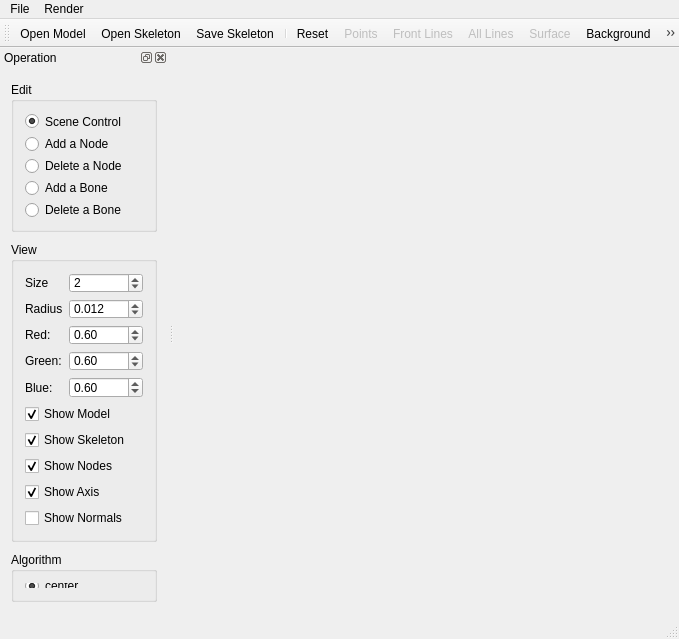
<?xml version="1.0" encoding="UTF-8"?>
<ui version="4.0">
 <class>mainwindowClass</class>
 <widget class="QMainWindow" name="mainwindowClass">
  <property name="geometry">
   <rect>
    <x>0</x>
    <y>0</y>
    <width>679</width>
    <height>639</height>
   </rect>
  </property>
  <property name="windowTitle">
   <string>Mesh Skeleton Tool</string>
  </property>
  <property name="windowIcon">
   <iconset resource="mainwindow.qrc">
    <normaloff>:/mainwindow/main.png</normaloff>:/mainwindow/main.png</iconset>
  </property>
  <widget class="QWidget" name="centralWidget">
   <layout class="QGridLayout" name="gridLayout"/>
  </widget>
  <widget class="QMenuBar" name="menuBar">
   <property name="geometry">
    <rect>
     <x>0</x>
     <y>0</y>
     <width>679</width>
     <height>23</height>
    </rect>
   </property>
   <widget class="QMenu" name="menuFile">
    <property name="title">
     <string>File</string>
    </property>
    <widget class="QMenu" name="menuRecent_Models">
     <property name="title">
      <string>Recent Models</string>
     </property>
    </widget>
    <widget class="QMenu" name="menuRecent_Skeletons">
     <property name="title">
      <string>Recent Skeletons</string>
     </property>
    </widget>
    <addaction name="actionOpen_Model"/>
    <addaction name="actionOpen_Skeleton"/>
    <addaction name="actionSave_Skeleton"/>
    <addaction name="separator"/>
    <addaction name="menuRecent_Models"/>
    <addaction name="menuRecent_Skeletons"/>
    <addaction name="separator"/>
    <addaction name="actionExit"/>
   </widget>
   <widget class="QMenu" name="menuRender">
    <property name="title">
     <string>Render</string>
    </property>
    <addaction name="actionPointsMode"/>
    <addaction name="actionFrontLinesMode"/>
    <addaction name="actionAllLinesMode"/>
    <addaction name="actionSurfaceMode"/>
    <addaction name="actionBackground"/>
   </widget>
   <addaction name="menuFile"/>
   <addaction name="menuRender"/>
  </widget>
  <widget class="QToolBar" name="mainToolBar">
   <property name="windowTitle">
    <string>MainToolBar</string>
   </property>
   <property name="iconSize">
    <size>
     <width>32</width>
     <height>32</height>
    </size>
   </property>
   <property name="toolButtonStyle">
    <enum>Qt::ToolButtonTextUnderIcon</enum>
   </property>
   <attribute name="toolBarArea">
    <enum>TopToolBarArea</enum>
   </attribute>
   <attribute name="toolBarBreak">
    <bool>false</bool>
   </attribute>
   <addaction name="actionOpen_Model"/>
   <addaction name="actionOpen_Skeleton"/>
   <addaction name="actionSave_Skeleton"/>
   <addaction name="separator"/>
   <addaction name="actionReset"/>
   <addaction name="actionPointsMode"/>
   <addaction name="actionFrontLinesMode"/>
   <addaction name="actionAllLinesMode"/>
   <addaction name="actionSurfaceMode"/>
   <addaction name="actionBackground"/>
   <addaction name="separator"/>
   <addaction name="actionAbout"/>
  </widget>
  <widget class="QDockWidget" name="dockWidget">
   <property name="minimumSize">
    <size>
     <width>168</width>
     <height>540</height>
    </size>
   </property>
   <property name="layoutDirection">
    <enum>Qt::LeftToRight</enum>
   </property>
   <property name="features">
    <set>QDockWidget::AllDockWidgetFeatures</set>
   </property>
   <property name="windowTitle">
    <string>Operation</string>
   </property>
   <attribute name="dockWidgetArea">
    <number>1</number>
   </attribute>
   <widget class="QWidget" name="dockWidgetContents">
    <layout class="QVBoxLayout" name="verticalLayout_4">
     <item>
      <widget class="QGroupBox" name="editGroupBox">
       <property name="maximumSize">
        <size>
         <width>150</width>
         <height>150</height>
        </size>
       </property>
       <property name="title">
        <string>Edit</string>
       </property>
       <layout class="QVBoxLayout" name="verticalLayout">
        <item>
         <widget class="QRadioButton" name="sceneManipulationRadioButton">
          <property name="toolTip">
           <string>Shift+C</string>
          </property>
          <property name="text">
           <string>Scene Control</string>
          </property>
          <property name="shortcut">
           <string>Shift+C</string>
          </property>
          <property name="checked">
           <bool>true</bool>
          </property>
         </widget>
        </item>
        <item>
         <widget class="QRadioButton" name="addNodeRadioButton">
          <property name="toolTip">
           <string>Ctrl+N</string>
          </property>
          <property name="text">
           <string>Add a Node</string>
          </property>
          <property name="shortcut">
           <string>Ctrl+N</string>
          </property>
         </widget>
        </item>
        <item>
         <widget class="QRadioButton" name="deleteNodeRadioButton">
          <property name="toolTip">
           <string>Shift+N</string>
          </property>
          <property name="text">
           <string>Delete a Node</string>
          </property>
          <property name="shortcut">
           <string>Shift+N</string>
          </property>
         </widget>
        </item>
        <item>
         <widget class="QRadioButton" name="addBoneRadioButton">
          <property name="toolTip">
           <string>Ctrl+B</string>
          </property>
          <property name="text">
           <string>Add a Bone</string>
          </property>
          <property name="shortcut">
           <string>Ctrl+B</string>
          </property>
         </widget>
        </item>
        <item>
         <widget class="QRadioButton" name="deleteBoneRadioButton">
          <property name="toolTip">
           <string>Shift+B</string>
          </property>
          <property name="text">
           <string>Delete a Bone</string>
          </property>
          <property name="shortcut">
           <string>Shift+B</string>
          </property>
         </widget>
        </item>
       </layout>
      </widget>
     </item>
     <item>
      <widget class="QGroupBox" name="viewGroupBox">
       <property name="maximumSize">
        <size>
         <width>150</width>
         <height>300</height>
        </size>
       </property>
       <property name="title">
        <string>View</string>
       </property>
       <layout class="QVBoxLayout" name="verticalLayout_5">
        <item>
         <layout class="QFormLayout" name="formLayout_3">
          <property name="fieldGrowthPolicy">
           <enum>QFormLayout::AllNonFixedFieldsGrow</enum>
          </property>
          <item row="0" column="0">
           <widget class="QLabel" name="sizeLabel">
            <property name="text">
             <string>Size</string>
            </property>
           </widget>
          </item>
          <item row="0" column="1">
           <widget class="QSpinBox" name="widthSpinBox">
            <property name="minimum">
             <number>1</number>
            </property>
            <property name="maximum">
             <number>20</number>
            </property>
            <property name="value">
             <number>2</number>
            </property>
           </widget>
          </item>
          <item row="1" column="0">
           <widget class="QLabel" name="radiusLabel">
            <property name="text">
             <string>Radius</string>
            </property>
           </widget>
          </item>
          <item row="1" column="1">
           <widget class="QDoubleSpinBox" name="raduisDoubleSpinBox">
            <property name="decimals">
             <number>3</number>
            </property>
            <property name="maximum">
             <double>1.000000000000000</double>
            </property>
            <property name="singleStep">
             <double>0.001000000000000</double>
            </property>
            <property name="value">
             <double>0.012000000000000</double>
            </property>
           </widget>
          </item>
          <item row="2" column="0">
           <widget class="QLabel" name="redLabel">
            <property name="text">
             <string>Red:</string>
            </property>
           </widget>
          </item>
          <item row="2" column="1">
           <widget class="QDoubleSpinBox" name="redDoubleSpinBox">
            <property name="maximum">
             <double>1.000000000000000</double>
            </property>
            <property name="singleStep">
             <double>0.010000000000000</double>
            </property>
            <property name="value">
             <double>0.600000000000000</double>
            </property>
           </widget>
          </item>
          <item row="3" column="0">
           <widget class="QLabel" name="greenLabel">
            <property name="text">
             <string>Green:</string>
            </property>
           </widget>
          </item>
          <item row="3" column="1">
           <widget class="QDoubleSpinBox" name="greenDoubleSpinBox">
            <property name="maximum">
             <double>1.000000000000000</double>
            </property>
            <property name="singleStep">
             <double>0.010000000000000</double>
            </property>
            <property name="value">
             <double>0.600000000000000</double>
            </property>
           </widget>
          </item>
          <item row="4" column="0">
           <widget class="QLabel" name="blueLabel">
            <property name="text">
             <string>Blue:</string>
            </property>
           </widget>
          </item>
          <item row="4" column="1">
           <widget class="QDoubleSpinBox" name="blueDoubleSpinBox">
            <property name="maximum">
             <double>1.000000000000000</double>
            </property>
            <property name="singleStep">
             <double>0.010000000000000</double>
            </property>
            <property name="value">
             <double>0.600000000000000</double>
            </property>
           </widget>
          </item>
         </layout>
        </item>
        <item>
         <widget class="QCheckBox" name="showModelCheckBox">
          <property name="text">
           <string>Show Model</string>
          </property>
          <property name="checked">
           <bool>true</bool>
          </property>
         </widget>
        </item>
        <item>
         <widget class="QCheckBox" name="showSkeletonCheckBox">
          <property name="text">
           <string>Show Skeleton</string>
          </property>
          <property name="checked">
           <bool>true</bool>
          </property>
         </widget>
        </item>
        <item>
         <widget class="QCheckBox" name="showNodeCheckBox">
          <property name="text">
           <string>Show Nodes</string>
          </property>
          <property name="checked">
           <bool>true</bool>
          </property>
         </widget>
        </item>
        <item>
         <widget class="QCheckBox" name="showAxisCheckBox">
          <property name="text">
           <string>Show Axis</string>
          </property>
          <property name="checked">
           <bool>true</bool>
          </property>
         </widget>
        </item>
        <item>
         <widget class="QCheckBox" name="showNormalCheckBox">
          <property name="text">
           <string>Show Normals</string>
          </property>
          <property name="checked">
           <bool>false</bool>
          </property>
         </widget>
        </item>
       </layout>
      </widget>
     </item>
     <item>
      <widget class="QGroupBox" name="algorithmGroupBox">
       <property name="maximumSize">
        <size>
         <width>150</width>
         <height>50</height>
        </size>
       </property>
       <property name="title">
        <string>Algorithm</string>
       </property>
       <layout class="QVBoxLayout" name="verticalLayout_2">
        <item>
         <widget class="QRadioButton" name="centerModeRadioButton">
          <property name="text">
           <string>center</string>
          </property>
          <property name="checkable">
           <bool>true</bool>
          </property>
          <property name="checked">
           <bool>true</bool>
          </property>
         </widget>
        </item>
       </layout>
      </widget>
     </item>
    </layout>
   </widget>
  </widget>
  <widget class="QStatusBar" name="statusBar">
   <property name="layoutDirection">
    <enum>Qt::LeftToRight</enum>
   </property>
  </widget>
  <action name="actionOpen_Model">
   <property name="icon">
    <iconset resource="mainwindow.qrc">
     <normaloff>:/mainwindow/openmodel.png</normaloff>:/mainwindow/openmodel.png</iconset>
   </property>
   <property name="text">
    <string>Open Model</string>
   </property>
   <property name="shortcut">
    <string>Shift+M</string>
   </property>
  </action>
  <action name="actionOpen_Skeleton">
   <property name="icon">
    <iconset resource="mainwindow.qrc">
     <normaloff>:/mainwindow/openskeleton.png</normaloff>:/mainwindow/openskeleton.png</iconset>
   </property>
   <property name="text">
    <string>Open Skeleton</string>
   </property>
   <property name="shortcut">
    <string>Shift+S</string>
   </property>
  </action>
  <action name="actionSave_Skeleton">
   <property name="icon">
    <iconset resource="mainwindow.qrc">
     <normaloff>:/mainwindow/saveskeleton.png</normaloff>:/mainwindow/saveskeleton.png</iconset>
   </property>
   <property name="text">
    <string>Save Skeleton</string>
   </property>
   <property name="shortcut">
    <string>Ctrl+S</string>
   </property>
  </action>
  <action name="actionReset">
   <property name="icon">
    <iconset resource="mainwindow.qrc">
     <normaloff>:/mainwindow/refresh.png</normaloff>:/mainwindow/refresh.png</iconset>
   </property>
   <property name="text">
    <string>Reset</string>
   </property>
   <property name="shortcut">
    <string>Ctrl+R</string>
   </property>
  </action>
  <action name="actionFrontLinesMode">
   <property name="checkable">
    <bool>false</bool>
   </property>
   <property name="enabled">
    <bool>false</bool>
   </property>
   <property name="icon">
    <iconset resource="mainwindow.qrc">
     <normaloff>:/mainwindow/frontlines.png</normaloff>:/mainwindow/frontlines.png</iconset>
   </property>
   <property name="text">
    <string>Front Lines</string>
   </property>
  </action>
  <action name="actionPointsMode">
   <property name="checkable">
    <bool>false</bool>
   </property>
   <property name="enabled">
    <bool>false</bool>
   </property>
   <property name="icon">
    <iconset resource="mainwindow.qrc">
     <normaloff>:/mainwindow/points.png</normaloff>:/mainwindow/points.png</iconset>
   </property>
   <property name="text">
    <string>Points</string>
   </property>
  </action>
  <action name="actionAllLinesMode">
   <property name="checkable">
    <bool>false</bool>
   </property>
   <property name="enabled">
    <bool>false</bool>
   </property>
   <property name="icon">
    <iconset resource="mainwindow.qrc">
     <normaloff>:/mainwindow/alllines.png</normaloff>:/mainwindow/alllines.png</iconset>
   </property>
   <property name="text">
    <string>All Lines</string>
   </property>
  </action>
  <action name="actionSurfaceMode">
   <property name="checkable">
    <bool>false</bool>
   </property>
   <property name="enabled">
    <bool>false</bool>
   </property>
   <property name="icon">
    <iconset resource="mainwindow.qrc">
     <normaloff>:/mainwindow/surface.png</normaloff>:/mainwindow/surface.png</iconset>
   </property>
   <property name="text">
    <string>Surface</string>
   </property>
  </action>
  <action name="actionBackground">
   <property name="checkable">
    <bool>false</bool>
   </property>
   <property name="icon">
    <iconset resource="mainwindow.qrc">
     <normaloff>:/mainwindow/background.png</normaloff>:/mainwindow/background.png</iconset>
   </property>
   <property name="text">
    <string>Background</string>
   </property>
  </action>
  <action name="actionAbout">
   <property name="icon">
    <iconset resource="mainwindow.qrc">
     <normaloff>:/mainwindow/about.png</normaloff>:/mainwindow/about.png</iconset>
   </property>
   <property name="text">
    <string>About</string>
   </property>
  </action>
  <action name="actionExit">
   <property name="icon">
    <iconset resource="mainwindow.qrc">
     <normaloff>:/mainwindow/exit.png</normaloff>:/mainwindow/exit.png</iconset>
   </property>
   <property name="text">
    <string>Exit</string>
   </property>
   <property name="shortcut">
    <string>Esc</string>
   </property>
  </action>
 </widget>
 <layoutdefault spacing="6" margin="11"/>
 <resources>
  <include location="mainwindow.qrc"/>
 </resources>
 <connections/>
</ui>
